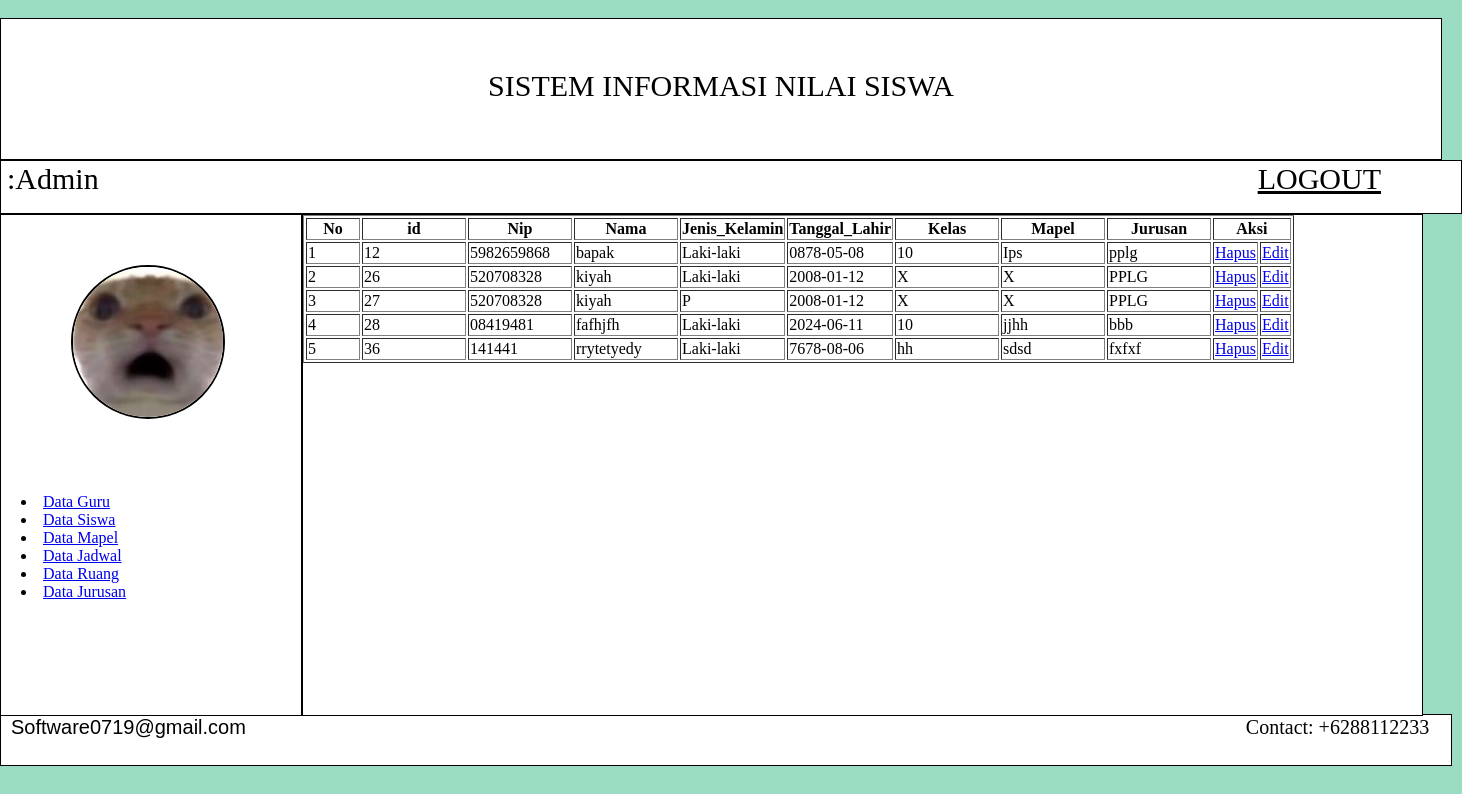
/halaman_admin.php?page=dataguru, run on the app's committed database.
### tables this page shows
CREATE TABLE `data_guru` (
  `id` int NOT NULL,
  `nip` varchar(15) NOT NULL,
  `nama` varchar(100) NOT NULL,
  `jenis_kelamin` varchar(20) NOT NULL,
  `tanggal_lahir` date NOT NULL,
  `kelas` varchar(15) NOT NULL,
  `mapel` varchar(15) NOT NULL,
  `jurusan` varchar(15) NOT NULL
);

### tabledataguru.php (the view, shortened to what this page needs)
<table border="1">
    <tr>
        <th width="50">No</th>
        <th width="100">id</th>
        <th width="100">Nip</th>
        <th width="100">Nama</th>
        <th width="100">Jenis_Kelamin</th>
        <th width="100">Tanggal_Lahir</th>
        <th width="100">Kelas</th>
        <th width="100">Mapel</th>
        <th width="100">Jurusan</th>
        <th colspan="2">Aksi</th>
    </tr>
    <?php
    include "koneksi.php";
    $no=1;
    $ambildata = mysqli_query($koneksi, "select * from data_guru");
    while ($tampil = mysqli_fetch_array($ambildata)){
        echo "
        <tr>
          <td>$no</td>
          <td>$tampil[id]</td>
          <td>$tampil[nip]</td>
          <td>$tampil[nama]</td>
          <td>$tampil[jenis_kelamin]</td>
          <td>$tampil[tanggal_lahir]</td>
          <td>$tampil[kelas]</td>
          <td>$tampil[mapel]</td>
          <td>$tampil[jurusan]</td>
          <td><a href='halaman_admin.php?page=hapusguru&id=$tampil[id]'>Hapus</a></td>
          <td><a href='halaman_admin.php?page=editguru&id=$tampil[id]'>Edit</a></td>
        </tr>";
        $no++;
    }
    ?>
</table>

### haladmin.css (style rules this page uses)
body { display: grid; width: 100%; display: inline; background: #FFF; border-radius: 15px; height: 100vh; background-color: #9ADDC2; }

### data on the page
data_guru: id "12", nip "5982659868", nama "bapak", jenis_kelamin "Laki-laki", tanggal_lahir "0878-05-08", kelas "10", mapel "Ips", jurusan "pplg"
data_guru: id "26", nip "520708328", nama "kiyah", jenis_kelamin "Laki-laki", tanggal_lahir "2008-01-12", kelas "X", mapel "X", jurusan "PPLG"
data_guru: id "27", nip "520708328", nama "kiyah", jenis_kelamin "P", tanggal_lahir "2008-01-12", kelas "X", mapel "X", jurusan "PPLG"
data_guru: id "28", nip "08419481", nama "fafhjfh", jenis_kelamin "Laki-laki", tanggal_lahir "2024-06-11", kelas "10", mapel "jjhh", jurusan "bbb"
data_guru: id "36", nip "141441", nama "rrytetyedy", jenis_kelamin "Laki-laki", tanggal_lahir "7678-08-06", kelas "hh", mapel "sdsd", jurusan "fxfxf"
